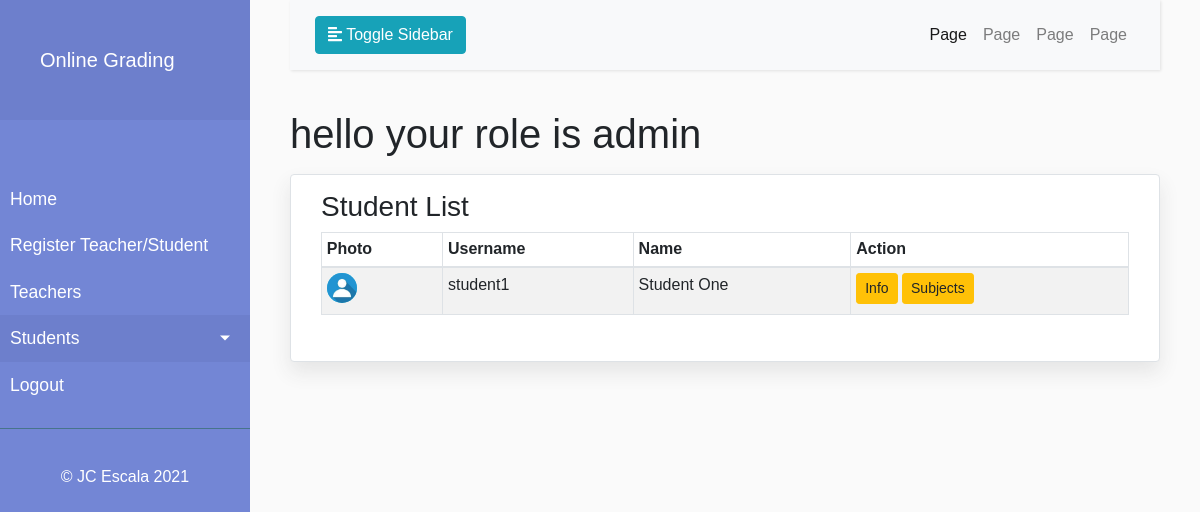
Page /adminpage/students on the committed database.
### grade/models.py (models this page shows, shortened)
class Student(models.Model):
    GENDER = (
        ('1', 'Male'),
        ('2', 'Female')
    )
    STATUS = (
        ('1', 'Ongoing'),
        ('2', 'On Probition'),
        ('3', 'NA')
    )
    name = models.OneToOneField(
        User, on_delete=models.CASCADE, primary_key=True)
    id_number = models.IntegerField(blank=True, null=True)
    gender = models.CharField(
        max_length=10, choices=GENDER, blank=True, null=True)
    date_of_birth = models.CharField(max_length=20, blank=True, null=True)
    course = models.ForeignKey(
        Course, on_delete=models.CASCADE, blank=True, null=True)
    year_level = models.IntegerField(blank=True, null=True)
    status = models.CharField(max_length=10, choices=STATUS, default='3')

class User(AbstractUser):
    is_admin = models.BooleanField('Is admin', default=False)
    is_teacher = models.BooleanField('Is teacher', default=False)
    is_student = models.BooleanField('Is student', default=False)

### users/models.py (models this page shows, shortened)
class Profile(models.Model):
    user = models.OneToOneField(
        settings.AUTH_USER_MODEL, on_delete=models.CASCADE, blank=True, null=True)
    image = models.ImageField(
        default='default.jpg', upload_to='profile_pics')

### grade/views.py (the view)
# urls.py: path('adminpage/students', views.StudentListView.as_view(),
class StudentListView(ListView):
    model = Student
    template_name = 'grade/student_list.html'
    def get_context_data(self, **kwargs):
        context = super().get_context_data(**kwargs)
        context['students'] = Student.objects.all()
        return context

### grade/templates/grade/student_list.html (shortened to what this page needs)
{% extends 'grade/base.html' %}
{% block contents %}
    <div class="wrapper">
        <nav id="sidebar">
            <div class="sidebar-header">
                <div class="sidebar-header">
                    {% if request.user.is_student %}
                        <a class="navbar-brand" href="{% url 'student-grade' user.pk %}">Online Grading</a>
                    {% elif request.user.is_teacher%}
                        <a class="navbar-brand" href="{% url 'teacher' %}">Online Grading</a>
                    {% else %}
                        <a class="navbar-brand" href="{% url 'adminpage' %}">Online Grading</a>
                    {% endif %}
                </div>
            </div>
            <ul class="list-unstyled components">
                <p>{{user.first_name}} {{user.last_name}}</p>
                <li>
                    <a href="{% url 'adminpage' %}">Home</a>
                </li>
                <li>
                    <a href="{% url 'register' %}">Register Teacher/Student</a>
                </li>
                <li>
                    <a href="{% url 'teacher-list' %}">Teachers</a>
                </li>
                <li class="active">
                    <a href="#homeSubmenu" data-toggle="collapse" aria-expanded="false" class="dropdown-toggle">Students</a>
                </li>
                <li>
                    <a href="{% url 'logout' %}">Logout</a>
                </li>
            </ul>
            <ul class="list-unstyled CTAs">
                <footer class="text-center">&copy; JC Escala 2021 </footer>
            </ul>
        </nav>
        <div id="content">
            <nav class="navbar navbar-expand-lg navbar-light bg-light">
                <div class="container-fluid">
                    <button type="button" id="sidebarCollapse" class="btn btn-info">
                        <i class="fas fa-align-left"></i>
                        <span>Toggle Sidebar</span>
                    </button>
                    <div class="collapse navbar-collapse" id="navbarSupportedContent">
                        <ul class="nav navbar-nav ml-auto">
                            <li class="nav-item active">
                                <a class="nav-link" href="#">Page</a>
                            </li>
                            <li class="nav-item">
                                <a class="nav-link" href="#">Page</a>
                            </li>
                            <li class="nav-item">
                                <a class="nav-link" href="#">Page</a>
                            </li>
                            <li class="nav-item">
                                <a class="nav-link" href="#">Page</a>
                            </li>
                        </ul>
                    </div>
                </div>
            </nav>
        <h1> hello {{ user.username }} your role is admin</h1>
        <div class="col-md border mt-3 mb-3 table-responsive" id="admin-teacher-list">
            <h3 id="teacher-list">Student List</h3>
            <table class="table table-sm table-striped table-hover table-bordered" width="100%">
                <thead>
                    <tr>
                        <th scope="row">Photo</th>
                        <th scope="row">Username</th>
                        <th scope="row">Name</th>
                        <th scope="row">Action</th>
                    </tr>
                </thead>
                <tbody>
                    {% for student in students %}
                        <tr>
                            <td><img class="rounded-circle account-img" id="student-image" src="{{ student.name.profile.image.url }}" width="30" height="30"></td>
                            <td>{{student.name}}</td>
                            <td>{{student.name.get_full_name}}</td>
                            <td>
                                <a type="button" class="open-modal btn btn-warning btn-sm" href="{% url 'student-info' student.pk %}">Info</a>
                                <a type="button" class="open-modal btn btn-warning btn-sm" href="{% url 'student-subjects' student.pk %}">Subjects</a>
                            </td>
                        </tr>
                    {% endfor %}
                </tbody>
            </table>
        </div>
        </div>
    </div>
{% endblock contents %}

### static/css/main.css (style rules this page uses)
body { background-color: #f0f1f3; }
.navbar { background-color: #f0f1f3; color: #646464; box-shadow: 0px 6px 6px -6px rgba(0,0,0,.5); }
#student-image { margin-bottom: 6px; background-color: #4dd0e1; }
#teacher-students, #teacher-subjects, #student-list, #change-password, #login, #profile, #password-success, #teacher-gender-dash, #total-subjects, #total-students, #admin-teacher-list { border-radius: 4px; box-shadow: 0px 10px 20px 0px rgb(229 229 229); padding: 15px 30px 30px; background-color: #ffffff; }
body { font-family: 'Poppins', sans-serif; background: #fafafa; }
p { font-family: 'Poppins', sans-serif; font-size: 1.1em; font-weight: 300; line-height: 1.7em; color: #999; }
a, a:hover, a:focus { color: inherit; text-decoration: none; transition: all 0.3s; }
.navbar { padding: 15px 10px; background: #fff; border: none; border-radius: 0; margin-bottom: 40px; box-shadow: 1px 1px 3px rgba(0, 0, 0, 0.1); }
.wrapper { display: flex; width: 100%; }
#sidebar { width: 250px; position: fixed; top: 0; left: 0; height: 100vh; z-index: 999; background: #7386D5; color: #fff; transition: all 0.3s; }
#sidebar .sidebar-header { padding: 20px; background: #6d7fcc; }
#sidebar ul.components { padding: 20px 0; border-bottom: 1px solid #47748b; }
#sidebar ul p { color: #fff; padding: 10px; }
#sidebar ul li a { padding: 10px; font-size: 1.1em; display: block; }
#sidebar ul li.active>a, a[aria-expanded="true"] { color: #fff; background: #6d7fcc; }
a[data-toggle="collapse"] { position: relative; }
.dropdown-toggle::after { display: block; position: absolute; top: 50%; right: 20px; transform: translateY(-50%); }
ul.CTAs { padding: 20px; }
#content { width: calc(100% - 250px); padding: 0px 40px 40px; min-height: 100vh; transition: all 0.3s; position: absolute; top: 0; right: 0; }

### rows in the picture
Student: name.profile.image (placeholder picture), name "student1", name.get_full_name "Student One"
